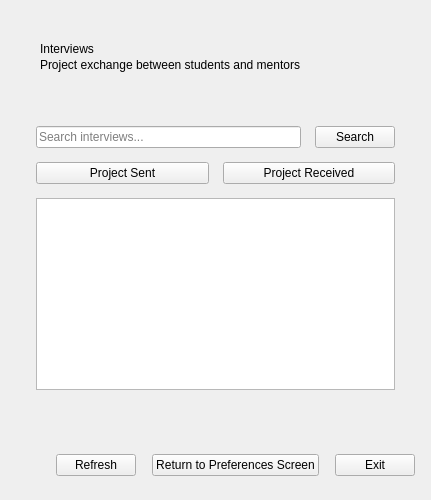
<?xml version="1.0" encoding="UTF-8"?>
<ui version="4.0">
 <class>InterviewsPage</class>
 <widget class="QWidget" name="pageRoot">
  <property name="windowTitle"><string>CRM Capstone - Interviews</string></property>
  <layout class="QVBoxLayout" name="rootLayout">
   <property name="leftMargin"><number>16</number></property>
   <property name="topMargin"><number>24</number></property>
   <property name="rightMargin"><number>16</number></property>
   <property name="bottomMargin"><number>24</number></property>
   <property name="spacing"><number>16</number></property>
   <item>
    <widget class="QFrame" name="headerBar">
     <layout class="QVBoxLayout" name="headerLayout">
      <property name="leftMargin"><number>24</number></property>
      <property name="topMargin"><number>18</number></property>
      <property name="rightMargin"><number>24</number></property>
      <property name="bottomMargin"><number>18</number></property>
      <property name="spacing"><number>2</number></property>
      <item><widget class="QLabel" name="headerTitle"><property name="text"><string>Interviews</string></property></widget></item>
      <item><widget class="QLabel" name="headerSub"><property name="text"><string>Project exchange between students and mentors</string></property></widget></item>
     </layout>
    </widget>
   </item>
   <item>
    <widget class="QFrame" name="card">
     <layout class="QVBoxLayout" name="cardLayout">
      <property name="leftMargin"><number>20</number></property>
      <property name="topMargin"><number>20</number></property>
      <property name="rightMargin"><number>20</number></property>
      <property name="bottomMargin"><number>20</number></property>
      <property name="spacing"><number>14</number></property>
      <item>
       <layout class="QHBoxLayout" name="searchRow">
        <item><widget class="QLineEdit" name="inputSearch"><property name="placeholderText"><string>Search interviews...</string></property></widget></item>
        <item><widget class="QPushButton" name="btnSearch"><property name="text"><string>Search</string></property></widget></item>
       </layout>
      </item>
      <item>
       <layout class="QHBoxLayout" name="buttonRow">
        <item><widget class="QPushButton" name="btnProjectSent"><property name="text"><string>Project Sent</string></property></widget></item>
        <item><widget class="QPushButton" name="btnProjectReceived"><property name="text"><string>Project Received</string></property></widget></item>
       </layout>
      </item>
      <item>
       <widget class="QTableWidget" name="tableInterviews">
        <property name="alternatingRowColors"><bool>true</bool></property>
        <attribute name="horizontalHeaderStretchLastSection"><bool>false</bool></attribute>
        <attribute name="horizontalHeaderDefaultSectionSize"><number>150</number></attribute>
        <attribute name="horizontalHeaderMinimumSectionSize"><number>120</number></attribute>
        <attribute name="horizontalHeaderHighlightSections"><bool>false</bool></attribute>
        <attribute name="verticalHeaderVisible"><bool>false</bool></attribute>
       </widget>
      </item>
      <item><widget class="QLabel" name="labelMuted"><property name="text"><string></string></property></widget></item>
     </layout>
    </widget>
   </item>
   <item>
    <layout class="QHBoxLayout" name="footerRow">
     <item><spacer name="footerSpacer"><property name="orientation"><enum>Qt::Orientation::Horizontal</enum></property><property name="sizeHint" stdset="0"><size><width>40</width><height>20</height></size></property></spacer></item>
     <item><widget class="QPushButton" name="btnRefresh"><property name="text"><string>Refresh</string></property></widget></item>
     <item><widget class="QPushButton" name="btnReturn"><property name="text"><string>Return to Preferences Screen</string></property></widget></item>
     <item><widget class="QPushButton" name="btnExit"><property name="text"><string>Exit</string></property></widget></item>
    </layout>
   </item>
  </layout>
 </widget>
 <resources/>
 <connections/>
</ui>
